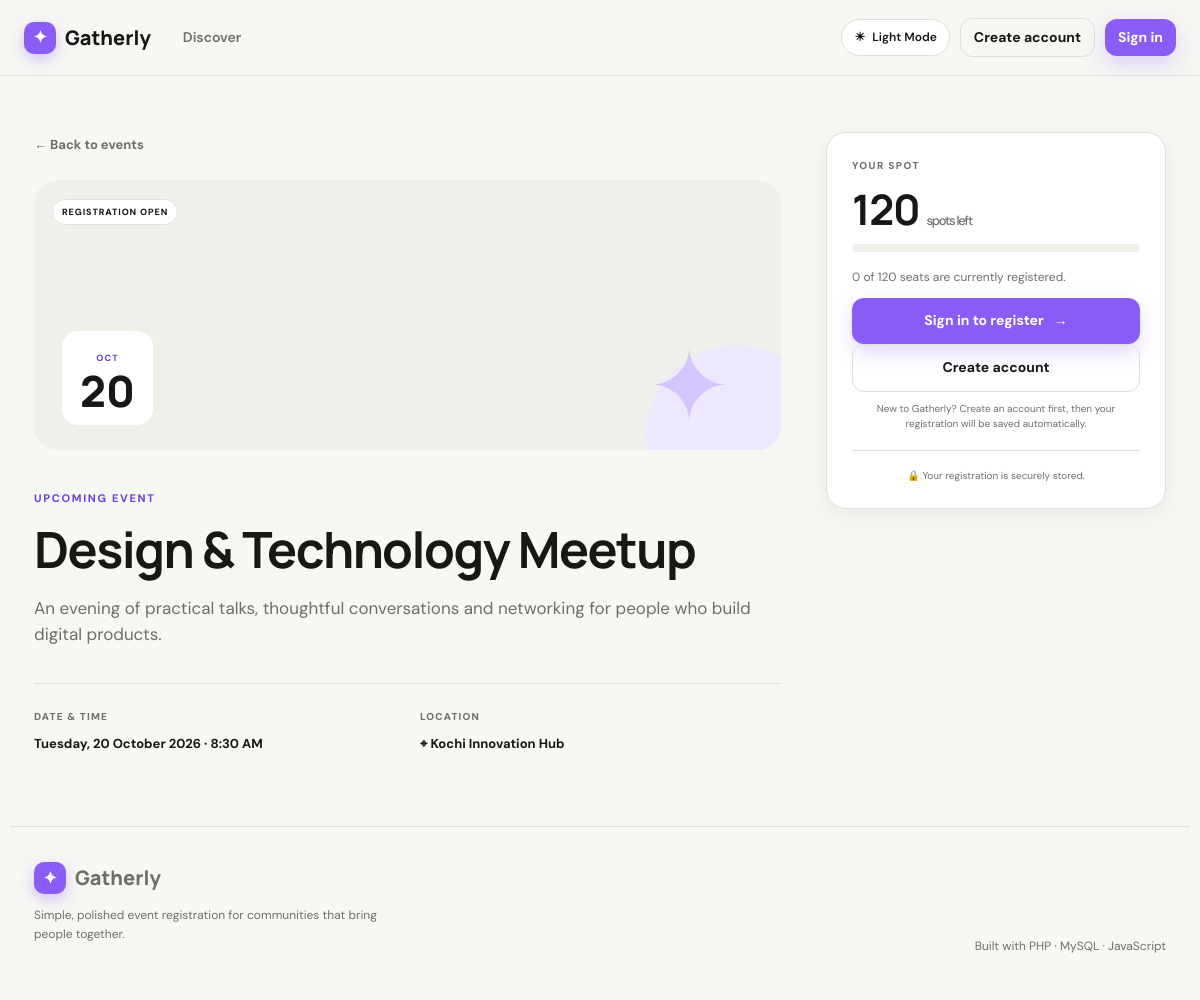
The app's page /event.php?id=1 with its own data.
### tables this page shows
CREATE TABLE IF NOT EXISTS events (
    id INT UNSIGNED AUTO_INCREMENT PRIMARY KEY,
    title VARCHAR(180) NOT NULL,
    description TEXT NOT NULL,
    event_date DATETIME NOT NULL,
    location VARCHAR(180) NOT NULL,
    capacity INT UNSIGNED NOT NULL DEFAULT 50,
    created_at TIMESTAMP DEFAULT CURRENT_TIMESTAMP,
    INDEX(event_date)
);

### auth.php (called while the page is built, shortened)
<?php
function is_logged_in(): bool {
    return isset($_SESSION['user']);
}
function e(?string $value): string {
    return htmlspecialchars($value ?? '', ENT_QUOTES, 'UTF-8');
}
?>

### event.php (the view, shortened to what this page needs)
<?php
require_once 'config.php';
$id = (int)($_GET['id'] ?? 0);
$stmt = $pdo->prepare("SELECT e.*, COUNT(r.id) AS registered FROM events e LEFT JOIN registrations r ON r.event_id=e.id AND r.status='confirmed' WHERE e.id=? GROUP BY e.id");
$stmt->execute([$id]);
$event = $stmt->fetch();
$registered = (int)$event['registered'];
$capacity = (int)$event['capacity'];
$remaining = max(0, $capacity - $registered);
require 'header.php';
?>
<div class="detail-layout reveal">
    <section class="detail-main">
        <a class="back-link" href="index.php">← Back to events</a>
        <div class="detail-visual">
            <span class="event-category"><?= $remaining > 0 ? 'REGISTRATION OPEN' : 'SOLD OUT' ?></span>
            <div class="detail-date"><span><?= strtoupper(date('M', strtotime($event['event_date']))) ?></span><strong><?= date('d', strtotime($event['event_date'])) ?></strong></div>
            <div class="detail-symbol">✦</div>
        </div>
        <span class="eyebrow">UPCOMING EVENT</span>
        <h1><?= e($event['title']) ?></h1>
        <p class="lead"><?= e($event['description']) ?></p>
        <div class="detail-facts">
            <div><span>DATE & TIME</span><strong><?= date('l, d F Y · g:i A', strtotime($event['event_date'])) ?></strong></div>
            <div><span>LOCATION</span><strong>⌖ <?= e($event['location']) ?></strong></div>
        </div>
    </section>
    <aside class="register-card">
        <div class="card-label">YOUR SPOT</div>
        <h2><?= $remaining ?> <small>spots left</small></h2>
        <div class="progress large"><span style="width:<?= min(100, round($registered / max(1,$capacity)*100)) ?>%"></span></div>
        <p><?= $registered ?> of <?= $capacity ?> seats are currently registered.</p>
        <?php if ($remaining <= 0): ?>
            <button class="btn btn-disabled btn-block" disabled>Registration full</button>
        <?php elseif (!is_logged_in()): ?>
            <a class="btn btn-primary btn-block" href="login.php?redirect=<?= urlencode('event.php?id='.$id) ?>">Sign in to register <span>→</span></a>
            <a class="btn btn-ghost btn-block" href="register.php?redirect=<?= urlencode('event.php?id='.$id) ?>">Create account</a>
            <p class="register-hint">New to Gatherly? Create an account first, then your registration will be saved automatically.</p>
        <?php endif; ?>
        <div class="secure-note">🔒 Your registration is securely stored.</div>
    </aside>
</div>
<?php require 'footer.php'; ?>

### assets/css/style.css (style rules this page uses)
:root { --bg:#f7f7f4;--surface:#ffffff;--surface-2:#f0f0eb;--text:#171816;--muted:#6d7069;--border:#dedfd8; --accent:#8a5cf6;--accent-strong:#7041df;--accent-soft:#eee8ff;--success:#18865b;--success-soft:#e4f5ed; --warning:#a46b00;--error:#c43d3d;--shadow:0 16px 45px rgba(24,24,20,.08);--shadow-sm:0 5px 20px rgba(24,24,20,.06); --radius:20px;--radius-sm:12px; }
* { box-sizing:border-box }
html { scroll-behavior:smooth }
body { margin:0;background:var(--bg);color:var(--text);font-family:"DM Sans",sans-serif;line-height:1.55 }
a { color:inherit;text-decoration:none }
h1,h2,h3 { font-family:Manrope;line-height:1.1;letter-spacing:-.03em }
h1 { font-size:52px;margin:12px 0 18px }
h2 { font-size:30px;margin:6px 0 }
.eyebrow { font-size:11px;letter-spacing:.15em;font-weight:800;color:var(--accent-strong) }
.btn { display:inline-flex;justify-content:center;align-items:center;gap:10px;border:0;border-radius:12px;padding:12px 17px;font-weight:700;font-size:14px;cursor:pointer;transition:transform .18s,box-shadow .18s,background .18s }
.btn-primary { background:var(--accent);color:#fff;box-shadow:0 8px 20px color-mix(in srgb,var(--accent) 25%,transparent) }
.btn-ghost { background:transparent;border:1px solid var(--border);color:var(--text) }
.btn-block { width:100% }
.back-link { display:inline-block;color:var(--muted);font-size:13px;font-weight:700;margin-bottom:25px }
.visual-symbol,.detail-symbol { font-size:100px;color:var(--accent);opacity:.25 }
.event-visual,.detail-visual { height:190px;background:var(--surface-2);position:relative;padding:18px;overflow:hidden }
.event-visual:before,.detail-visual:before { content:"";position:absolute;width:180px;height:180px;border-radius:50%;background:var(--accent-soft);right:-45px;bottom:-75px }
.event-category { position:relative;z-index:1;background:var(--surface);border:1px solid var(--border);border-radius:99px;padding:6px 9px;font-size:9px;font-weight:800;letter-spacing:.1em }
.event-date-block span,.detail-date span { font-size:9px;color:var(--accent-strong);font-weight:800;letter-spacing:.12em }
.progress,.mini-progress { height:6px;background:var(--surface-2);border-radius:99px;overflow:hidden;margin:7px 0 16px }
.detail-layout { display:grid;grid-template-columns:1fr 340px;gap:45px;align-items:start;padding-top:20px }
.detail-main h1 { font-size:50px }
.detail-visual { height:270px;border-radius:24px;margin-bottom:35px }
.detail-date { position:absolute;left:28px;bottom:25px;background:var(--surface);padding:13px 18px;border-radius:16px;text-align:center }
.detail-date strong { display:block;font:800 43px/1 Manrope }
.detail-symbol { position:absolute;right:50px;bottom:-15px }
.lead { font-size:17px;color:var(--muted);max-width:720px }
.detail-facts { display:grid;grid-template-columns:1fr 1fr;gap:25px;border-top:1px solid var(--border);margin-top:35px;padding-top:25px }
.detail-facts span { display:block;color:var(--muted);font-size:10px;font-weight:800;letter-spacing:.12em;margin-bottom:7px }
.detail-facts strong { font-size:13px }
.register-card,.form-card { background:var(--surface);border:1px solid var(--border);border-radius:var(--radius);padding:25px;box-shadow:var(--shadow-sm) }
.register-card { position:sticky;top:105px }
.card-label { font-size:10px;letter-spacing:.14em;font-weight:800;color:var(--muted) }
.register-card h2 { font-size:42px;margin:12px 0 }
.register-card h2 small { font:500 13px "DM Sans";color:var(--muted) }
.register-card p { color:var(--muted);font-size:12px }
.progress.large { height:8px }
.secure-note { text-align:center;border-top:1px solid var(--border);padding-top:17px;margin-top:18px;color:var(--muted);font-size:10px }
.reveal { animation:reveal .55s ease both }
.register-hint { font-size:10px!important;text-align:center;margin-top:9px!important }

### records on screen
events: event_date "OCT", event_date "20", title "Design & Technology Meetup", description "An evening of practical talks, thoughtful conversations and networking for people who build digital products.", event_date "Tuesday, 20 October 2026 · 8:30 AM", location "Kochi Innovation Hub", capacity "120"

### other values on screen
$registered "0"
